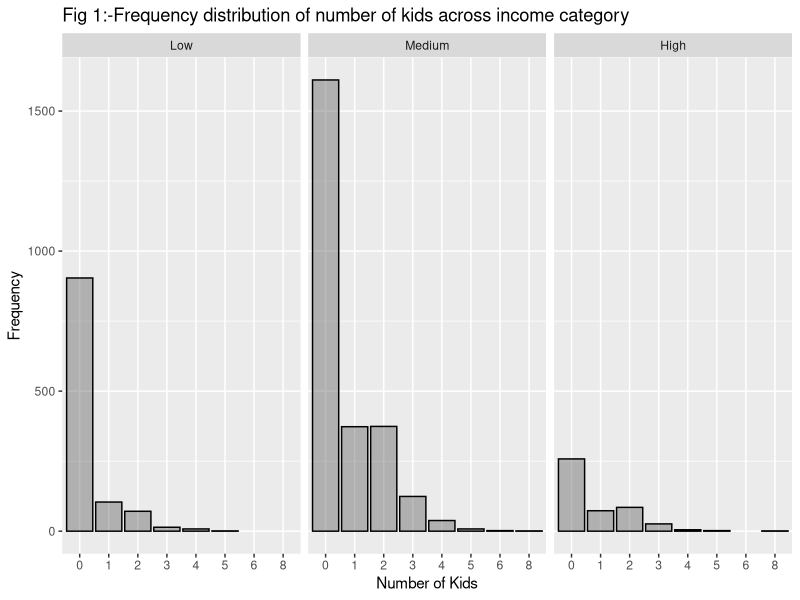
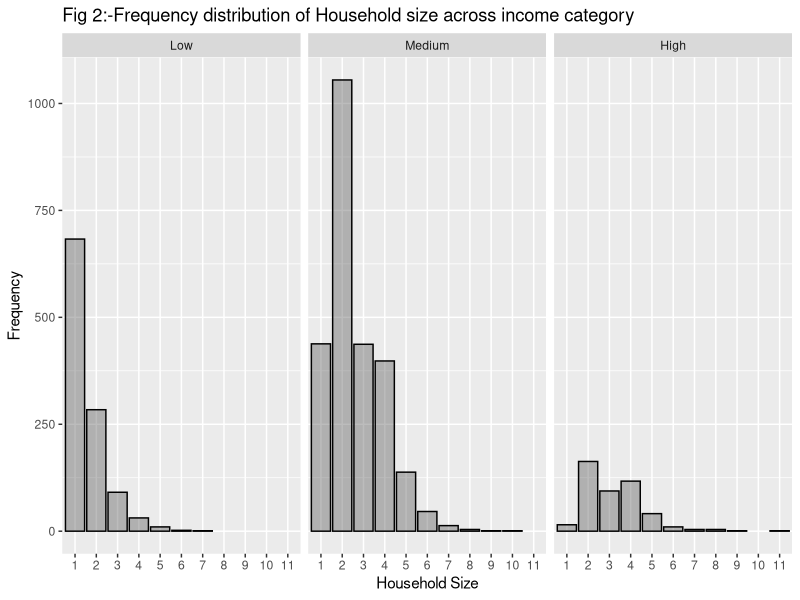
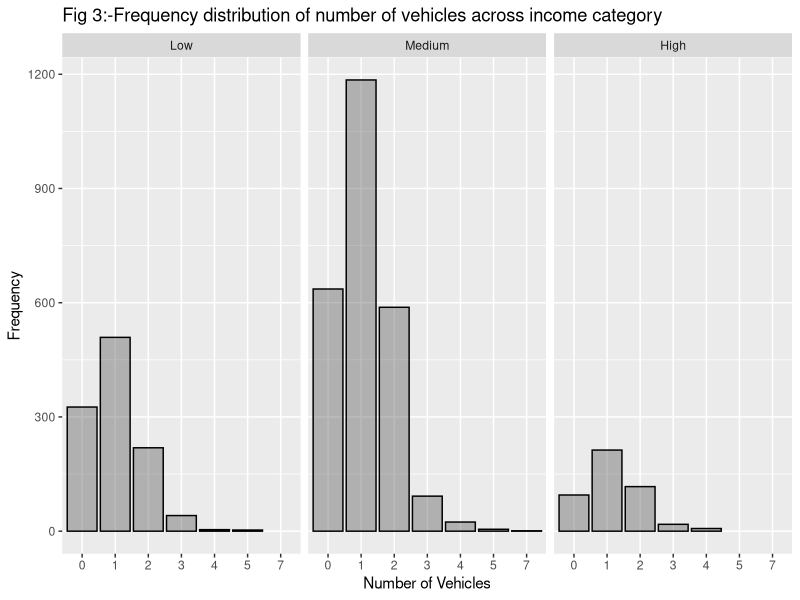
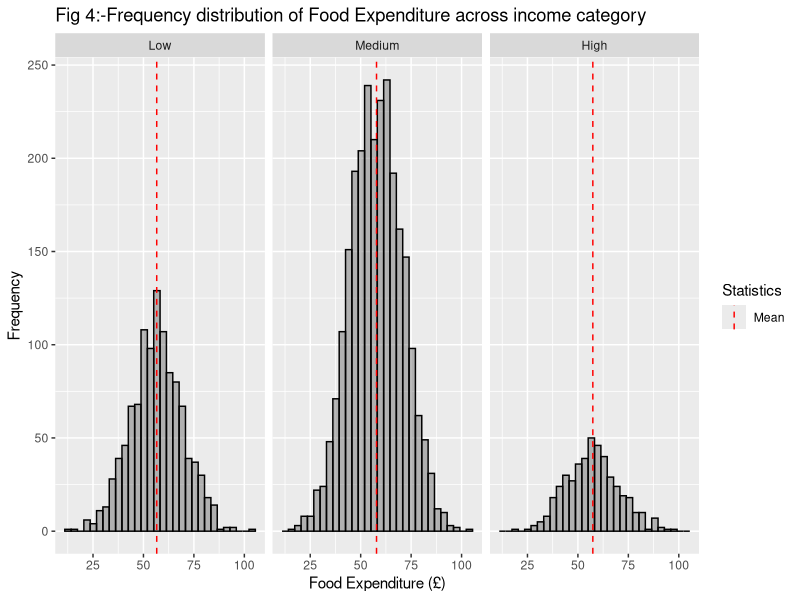
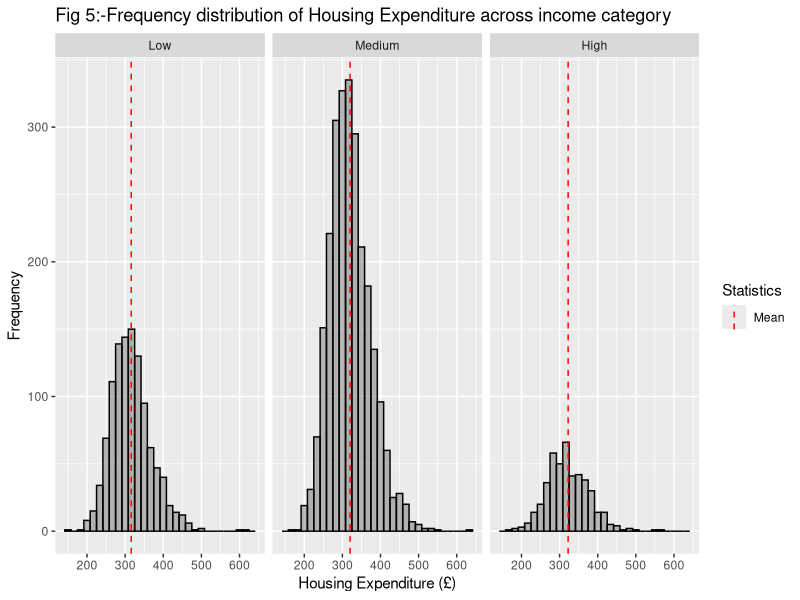
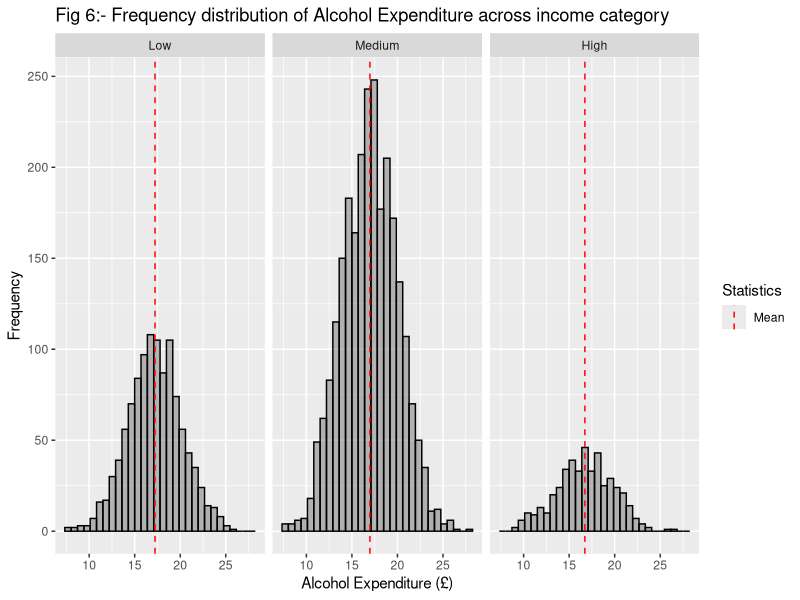
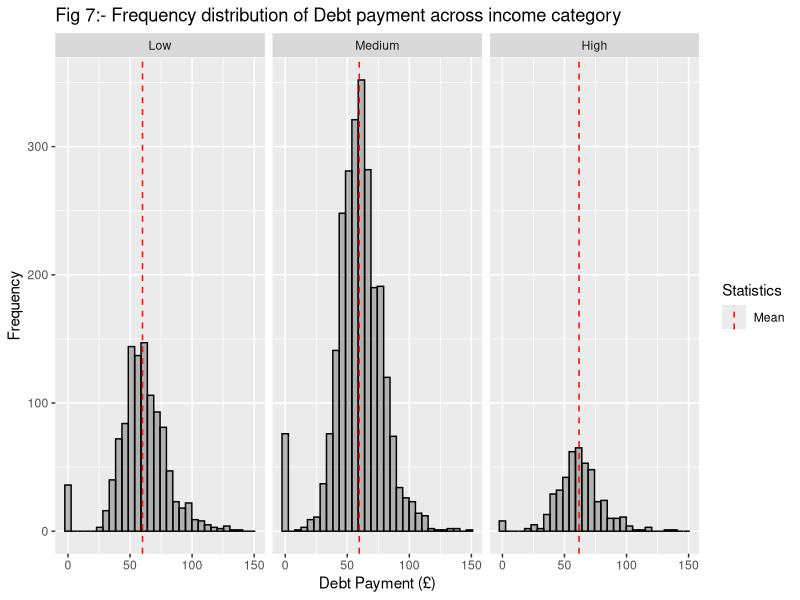
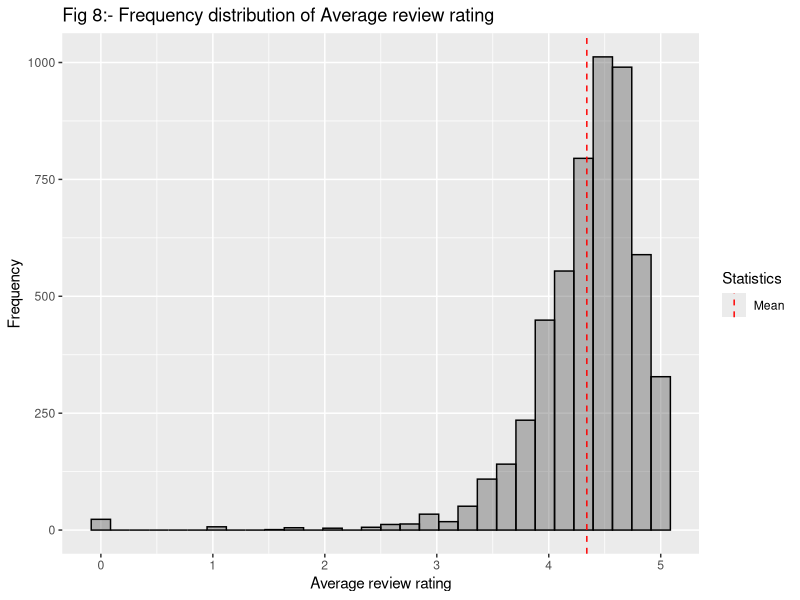

These charts were generated, in order, by the following R code:
## ---- chunk 1
knitr::opts_chunk$set(message = FALSE)
library(tidyverse)
library(Hmisc)
library(emmeans)
library(car)
library(gridExtra)
library(grid)
## ---- chunk 2
# Loading household_expenditure.csv and saving it as a tibble with its name as house

house <- read_csv("data/household_expenditure.csv")
## ---- chunk 3
# Checking the summary of the house tibble

summary(house)
## ---- chunk 4
house_clean <- house %>%
  filter(!is.na(Kids), !is.na(HouseholdSize), !is.na(Debt))

summary(house_clean)
## ---- chunk 5
# Checking the uniqueness of the data to see if there are case errors or misspellings

unique(house_clean$Sex)
unique(house_clean$income_category)
## ---- chunk 6
# Converting Sex and income_category to categorical data

house_clean <- house_clean %>%
  mutate(Sex=factor(Sex),
         income_category=factor(income_category, c('Low', 'Medium', 'High')))
         
## ---- chunk 7
mean_data <- house_clean %>%
  group_by(income_category) %>%
  summarise(food_mean = mean(Food),
            housing_mean = mean(Housing),
            alcohol_mean = mean(Alcohol),
            debt_mean = mean(Debt))
## ---- chunk 8
# Plotting frequency distribution of kids

ggplot(house_clean, aes(factor(Kids))) + 
  geom_bar(color='black', alpha=0.4)+
  facet_wrap(income_category~.) +
  labs(y="Frequency", x="Number of Kids", title = "Fig 1:-Frequency distribution of number of kids across income category")

## ---- chunk 9
# Plotting frequency distribution of household size

ggplot(house_clean, aes(factor(HouseholdSize))) + 
  geom_bar(color='black', alpha=0.4)+
  facet_wrap(income_category~.) +
  labs(y="Frequency", x="Household Size", title = "Fig 2:-Frequency distribution of Household size across income category")
## ---- chunk 10
# Plotting frequency distribution of number of vehicles

ggplot(house_clean, aes(factor(Vehicles))) + 
  geom_bar(color='black', alpha=0.4)+
  facet_wrap(income_category~.) +
  labs(y="Frequency", x="Number of Vehicles", title = "Fig 3:-Frequency distribution of number of vehicles across income category")
## ---- chunk 11
# Plotting frequency distribution of food expenditure

ggplot(house_clean, aes(Food)) + 
  geom_histogram(color='black', alpha=0.4) +
  facet_wrap(income_category~.) +
  geom_vline(data = mean_data, aes(xintercept = food_mean, linetype = "Mean"), color='red') + 
  scale_linetype_manual(
    name = 'Statistics', 
    values = c("Mean" = "dashed")
  ) +
  labs(y="Frequency", x="Food Expenditure (£)", title = "Fig 4:-Frequency distribution of Food Expenditure across income category")
## ---- chunk 12
# Plotting frequency distribution of housing

ggplot(house_clean, aes(Housing)) + 
  geom_histogram(color='black', alpha=0.4)+
  facet_wrap(income_category~.) + 
  geom_vline(data = mean_data, aes(xintercept = housing_mean, linetype = "Mean"), color='red') + 
  scale_linetype_manual(
    name = 'Statistics', 
    values = c("Mean" = "dashed")
  ) +
  labs(y="Frequency", x="Housing Expenditure (£)", title = "Fig 5:-Frequency distribution of Housing Expenditure across income category")
## ---- chunk 13
# Plotting frequency distribution of alcohol 

ggplot(house_clean, aes(Alcohol)) + 
  geom_histogram(color='black', alpha=0.4)+
  facet_wrap(income_category~.) + 
  geom_vline(data = mean_data, aes(xintercept = alcohol_mean, linetype = "Mean"), color='red') + 
  scale_linetype_manual(
    name = 'Statistics', 
    values = c("Mean" = "dashed")
  ) +
  labs(y="Frequency", x="Alcohol Expenditure (£)", title = "Fig 6:- Frequency distribution of Alcohol Expenditure across income category")
## ---- chunk 14
ggplot(house_clean, aes(Debt)) + 
  geom_histogram(color='black', alpha=0.4)+
  facet_wrap(income_category~.) + 
  geom_vline(data = mean_data, aes(xintercept = debt_mean, linetype = "Mean"), color='red') + 
  scale_linetype_manual(
    name = 'Statistics', 
    values = c("Mean" = "dashed")
  ) +
  labs(y="Frequency", x="Debt Payment (£)", title = "Fig 7:- Frequency distribution of Debt payment across income category")
## ---- chunk 15
# Calculating the correlation between variables

rcorr(as.matrix(select_if(house_clean, is.numeric)))
## ---- chunk 16
m.food <- lm(Food~ HouseholdSize+income_category+ Alcohol+ Debt+ Housing+Vehicles, data = house_clean)
summary(m.food)
## ---- chunk 17
cbind(coef(m.food),confint(m.food))
## ---- chunk 18
m.food.int <- lm(Food~ HouseholdSize+income_category+Alcohol*Debt+ Housing+Vehicles , data = house_clean)
summary(m.food.int)
## ---- chunk 19
vif(m.food.int)
## ---- chunk 20
house_clean <- house_clean %>%
  mutate(nAlcohol=Alcohol-mean(Alcohol),
         nDebt=Debt-mean(Debt))

m.food.int <- lm(Food~ HouseholdSize+income_category+nAlcohol*nDebt+ Housing+Vehicles , data = house_clean)
summary(m.food.int)


## ---- chunk 21
vif(m.food.int)
## ---- chunk 22
cbind(coef(m.food.int),confint(m.food.int))
## ---- chunk 23
m.food.int2 <- lm(Food~ nAlcohol*nDebt , data = house_clean)
summary(m.food.int2)
## ---- chunk 24
cbind(coef(m.food.int2),confint(m.food.int2))
## ---- chunk 25
anova(m.food.int, m.food.int2)
## ---- chunk 26
# Loading the podcast_listens.csv and saving it as a tibble with its name as podcast

podcast <- read_csv("data/podcast_listens.csv")
## ---- chunk 27
# Checking the summary of the podcast tibble

summary(podcast)
## ---- chunk 28
podcast_clean <- podcast %>%
  mutate(subscribers=round(subscribers),
         Platform=factor(Platform),
         genre=factor(genre, c("Documentary","Comedy","News & Culture"))) %>%
  filter(subscribers>=0) %>% 
  filter(avg.review<=5) 

summary(podcast_clean)
## ---- chunk 29
# Checking the uniqueness of the data to see there are case errors or misspellings

unique(podcast_clean$Platform)

unique(podcast_clean$genre)
## ---- chunk 30
#calculating the mean for the plots

mean_pod_data <- podcast_clean  %>%
  summarise(avgreview_mean = mean(avg.review),
            listens_mean = mean(daily.listens),
            totreview_mean = mean(total.reviews),
            subs_mean = mean(subscribers))
## ---- chunk 31
# Plotting frequency distribution of average review

ggplot(podcast_clean, aes(avg.review))+
  geom_histogram( bins=30, color='black', alpha=0.4) +  
  geom_vline(data = mean_pod_data, aes(xintercept = avgreview_mean, linetype = "Mean"), color='red') + 
  scale_linetype_manual(
    name = 'Statistics', 
    values = c("Mean" = "dashed")
  )+
  labs(y="Frequency", x="Average review rating", title = "Fig 8:- Frequency distribution of Average review rating ")
## ---- chunk 32
# Plotting frequency distribution of daily listens

ggplot(podcast_clean, aes(daily.listens))+
  geom_histogram(color='black', alpha=0.4, bins=40) + 
  geom_vline(data = mean_pod_data, aes(xintercept = listens_mean, linetype = "Mean"), color='red') + 
  scale_linetype_manual(
    name = 'Statistics', 
    values = c("Mean" = "dashed")
  ) +
  labs(y="Frequency", x="Average daily listens", title = "Fig 9:-Frequency distribution of average daily listens")
## ---- chunk 33
# Plotting frequency distribution of total reviews

ggplot(podcast_clean, aes(total.reviews))+
  geom_histogram(color='black', alpha=0.4) +
  geom_vline(data = mean_pod_data, aes(xintercept = totreview_mean, linetype = "Mean"), color='red') + 
  scale_linetype_manual(
    name = 'Statistics', 
    values = c("Mean" = "dashed")
  ) +
  labs(y="Frequency", x="Total Reviews", title = "Fig 10:-Frequency distribution of total review")
## ---- chunk 34
# Plotting frequency distribution of total subscribers

ggplot(podcast_clean, aes(subscribers))+
  geom_histogram(color='black', alpha=0.4) +
  geom_vline(data = mean_pod_data, aes(xintercept = subs_mean, linetype = "Mean"), color='red') + 
  scale_linetype_manual(
    name = 'Statistics', 
    values = c("Mean" = "dashed")
  ) + 
  labs(y="Frequency", x="Total Subscribers", title = "Fig 11:- Frequency distribution of Total Subscribers ")
## ---- chunk 35
# Plotting average review vs total reviews

ggplot(podcast_clean, aes(total.reviews, avg.review)) +  geom_point() + 
  labs(y="Average Review Score", x="Total Reviews", title = "Fig 12:- Average Review Score vs Number of Reviews")
## ---- chunk 36
rcorr(as.matrix(select_if(podcast_clean, is.numeric)))
## ---- chunk 37
podcast.new <- podcast_clean%>% 
  filter(total.reviews>0) %>%
  filter(avg.review>0)


m.listen <- lm(daily.listens~avg.review + total.reviews, data=podcast.new)

summary(m.listen)
## ---- chunk 38
cbind(coef(m.listen),confint(m.listen))
## ---- chunk 39
m.listen.genre <- lm(daily.listens~genre, data=podcast_clean)
summary(m.listen.genre)
## ---- chunk 40
cbind(coef(m.listen.genre),confint(m.listen.genre))
## ---- chunk 41
(m.listen.genre.emm <- emmeans(m.listen.genre, ~genre))
## ---- chunk 42
(  m.listen.genre.pairs <- confint(pairs(m.listen.genre.emm))  )
## ---- chunk 43
emm_pod <- ggplot(summary(m.listen.genre.emm), aes(x=genre,y=emmean,ymin=lower.CL, ymax=upper.CL)) + geom_linerange(linewidth=1) + geom_point(color="red") + labs(x="Genre", y="Daily Listens", title="Average daily listens across Genre ",subtitle="Error bars are 95% CIs")

cont_pod <- ggplot(m.listen.genre.pairs, aes(x=contrast, y=estimate, ymin=lower.CL, ymax=upper.CL)) + geom_linerange(linewidth=1) + geom_point(color="red") + labs(x="Contrasts", y="Difference in Daily Listens", title="Contrasts of daily listens across Genre ",subtitle="Error bars are 95% CIs")

grid.arrange(emm_pod, cont_pod, ncol=2, top = textGrob("Fig13:-Average and contrasts of daily listens across genre"))
## ---- chunk 44
m.subscribers <- lm(daily.listens~subscribers*genre, data=podcast_clean)
summary(m.subscribers)

## ---- chunk 45
vif(m.subscribers)
## ---- chunk 46
podcast_clean <- podcast_clean %>%
  mutate(nsubscribers=subscribers-mean(subscribers))

m.subscribers <- lm(daily.listens~nsubscribers*genre, data=podcast_clean)
summary(m.subscribers)
## ---- chunk 47
vif(m.subscribers)
## ---- chunk 48
cbind(coef(m.subscribers),confint(m.subscribers))
## ---- chunk 49
ggplot(podcast_clean, aes(x=subscribers, y=daily.listens, colour = genre)) +  geom_smooth(method = lm, se=FALSE) + 
  labs(y="Daily Listens", x="Total Subscribers", title = "Fig 14:- Daily Listens vs Subscribers for each genre")
